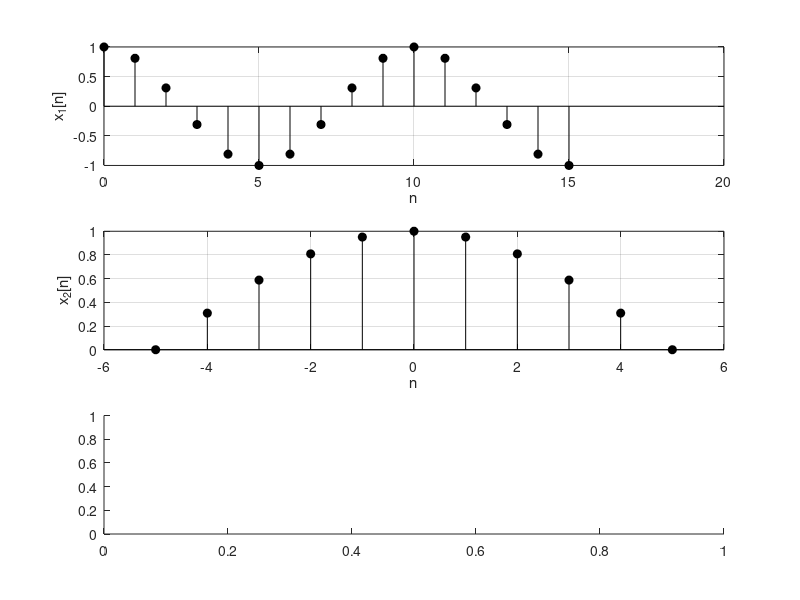

MATLAB code for this plot: (Note: this script raises an error after producing the figure.)

clc;
clear;

i = 0:15;
j = -5:5;

x1_1 = cos(2*pi*0.1*i);
x1_2 = i;
x1 = [x1_1 ; x1_2];

x2_1 = cos(2*pi*0.05*j);
x2_2 = j;
x2 = [x2_1 ; x2_2];

figure(3)
subplot(311);
stem(i,x1_1,'k','MarkerFaceColor','k');
xlabel('n');
ylabel('x_1[n]');
grid on

subplot(312);
stem(j,x2_1,'k','MarkerFaceColor','k');
xlabel('n');
ylabel('x_2[n]');
grid on

subplot(313);
[y, t] = myconv(x1,x2);
stem(t,y,'k','MarkerFaceColor','k');
xlabel('n');
ylabel('y[n]');
grid on